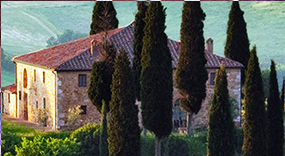
//> input picture img/test.jpg, 285 x 156 px
$ ./main ../../img/test.jpg   (built with g++ and OpenCV 4)
//> lines starting //> are read from the running program, lines starting //| are printed output that depends on the picture
/*************************************************************************
	> File Name: ../src/adThreshold/main.cpp
	> Author: Zhu Brocadesoar
	> Mail: brocadesoar@gmail.com
	> Created Time: Thu 17 Aug 2017 05:09:22 PM CST
 ************************************************************************/

#include<iostream>
using namespace std;

#include<opencv2/core.hpp>
#include<opencv2/imgcodecs.hpp>
#include<opencv2/imgproc.hpp>
#include<opencv2/highgui.hpp>
using namespace cv;

int main(int argc, char** argv){
    // check file name
    if(argc != 2){
        puts(" Error: Invalid file name");
        puts(" Usage: testsoar <path/to/image>");
        return 1;
    }
    // image
    Mat imageSrc,  imageOut;
    // read with grayscale
    imageSrc = imread(argv[1], IMREAD_GRAYSCALE);
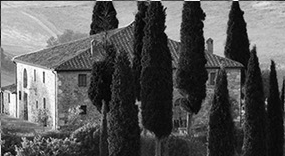
//> imageSrc: 156 rows x 285 cols, CV_8UC1; min 0, max 254, mean 88.5
    // check image
    if(imageSrc.empty()){
        puts(" Error: Faild to open image");
        return 2;
    }
    // loop for proc
    const int constCVal[7] = {1, 2, 4, 8, 0, -1, -4};
    // filename for save
    char fileNameOut[32];
    for(int i = 0; i < 2; i++){
        // ADAPTIVE_THRESH_MEAN_C
        // ADAPTIVE_THRESH_GAUSSIAN_C
        for(int j = 0; j < 5; j++){
            // C = 1, 2, 4, 0, -1, -4
            // save gray
            sprintf(fileNameOut, "%d-A.jpg", j);
            imwrite(fileNameOut, imageSrc);
            sprintf(fileNameOut, "%d-H.jpg", j);
            imwrite(fileNameOut, imageSrc);
            for(int k = 0; k < 3; k++){
                // blockSize = 3, 5, 7
                // adaptiveThread
                adaptiveThreshold(imageSrc, imageOut, 255, i?ADAPTIVE_THRESH_MEAN_C:ADAPTIVE_THRESH_GAUSSIAN_C, THRESH_BINARY, k * 2 + 3, constCVal[j]);
                // save out
                if(i){
                    sprintf(fileNameOut, "%d-Mean-Size%dCst%d.jpg", j, k * 2 + 3, constCVal[j]);
                }else{
                    sprintf(fileNameOut, "%d-GAUS-Size%dCst%d.jpg", j, k * 2 + 3, constCVal[j]);
                }
                imwrite(fileNameOut, imageOut);
            }
        }
    }
//> this loop made 2 passes
//> fileNameOut on passes 1 to 2: "4-GAUS-Size7Cst0.jpg", "4-Mean-Size7Cst0.jpg"
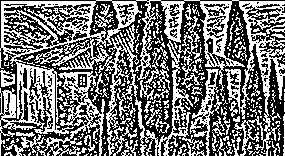
//> imageOut: 156 rows x 285 cols, CV_8UC1; 45.2% white in thin lines or dots

    return 0;
}
